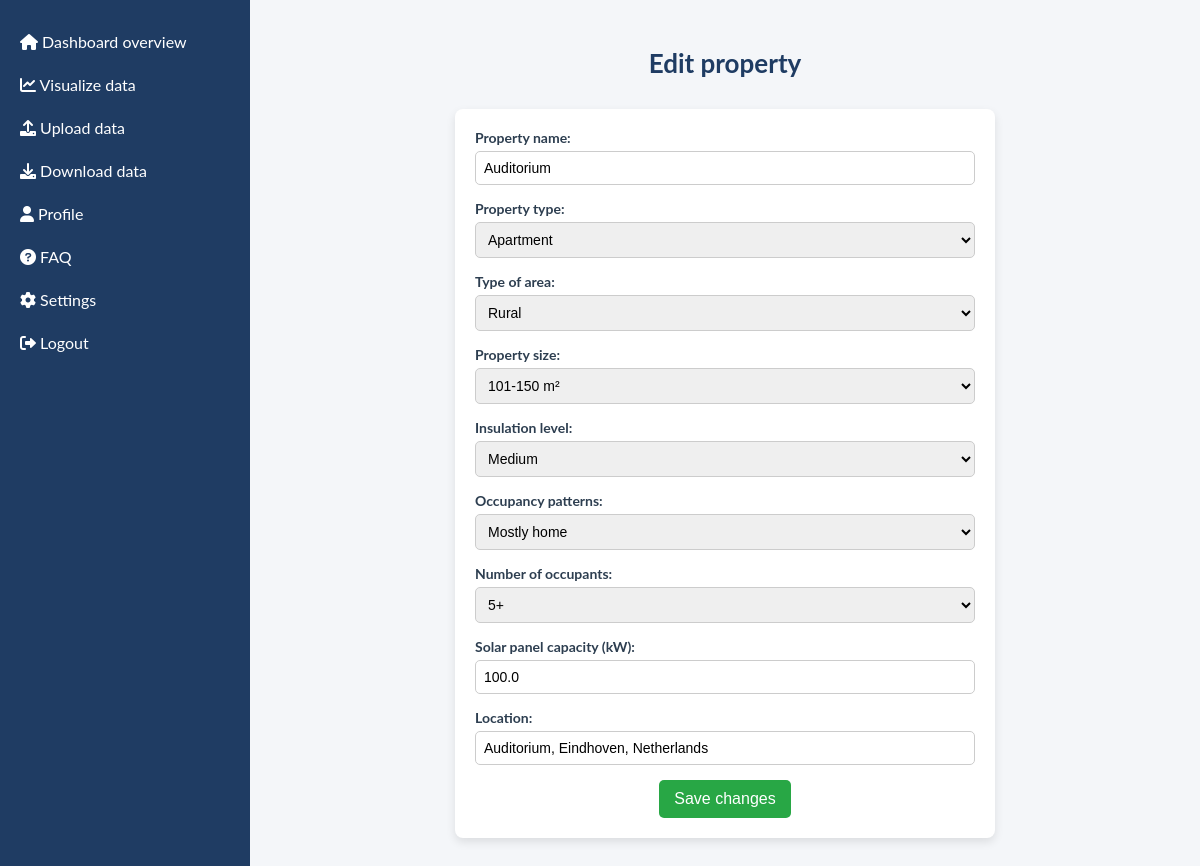
Screenshot of /edit_house/3 (signed in) with the database file from the repository.
### tables this page shows
CREATE TABLE houses (
                id INTEGER PRIMARY KEY AUTOINCREMENT,
                user_id INTEGER NOT NULL,
                name TEXT NOT NULL,
                type_of_area TEXT NOT NULL,
                house_type TEXT NOT NULL,
                house_size TEXT NOT NULL,
                occupants TEXT NOT NULL,
                occupancy_patterns TEXT NOT NULL,
                insulation_level TEXT NOT NULL,
                solar_capacity REAL NOT NULL,
                location TEXT,
                FOREIGN KEY(user_id) REFERENCES users(id)
            );

### app.py (the view, shortened to what this page needs)
@app.route('/edit_house/<int:house_id>', methods=['GET', 'POST'])
def edit_house(house_id):
    if 'user_id' not in session:
        return redirect(url_for('login'))
    with sqlite3.connect(db_file) as conn:
        conn.row_factory = sqlite3.Row
        c = conn.cursor()
        c.execute('SELECT * FROM houses WHERE id = ?', (house_id,))
        house = c.fetchone()
    return render_template('edit_house.html', house=house)

### templates/edit_house.html (shortened to what this page needs)
<!DOCTYPE html>
<html lang="en">
<head>
    <link rel="stylesheet" href="{{ url_for('static', filename='css/sidebar.css') }}">
    <link rel="stylesheet" href="{{ url_for('static', filename='css/edit_house.css') }}">
    <link rel="stylesheet" href="https://cdnjs.cloudflare.com/ajax/libs/font-awesome/6.0.0-beta3/css/all.min.css">
</head>
<body>
    <div class="sidebar" id="sidebar">
        <a href="{{ url_for('dashboard') }}"><i class="fas fa-home"></i> Dashboard overview</a>
        <a href="{{ url_for('visualize_data') }}"><i class="fas fa-chart-line"></i> Visualize data</a>
        <a href="{{ url_for('upload') }}"><i class="fas fa-upload"></i> Upload data</a>
        <a href="{{ url_for('download') }}"><i class="fas fa-download"></i> Download data</a>
        <a href="{{ url_for('profile') }}"><i class="fas fa-user"></i> Profile</a>
        <a href="{{ url_for('faq') }}"><i class="fas fa-question-circle"></i> FAQ</a>
        <a href="{{ url_for('settings') }}"><i class="fas fa-cog"></i> Settings</a>
        <a href="{{ url_for('logout') }}"><i class="fas fa-sign-out-alt"></i> Logout</a>
    </div>
    <div class="dashboard-content">
        <h1 class="page-title">Edit property</h1>
        <form action="{{ url_for('edit_house', house_id=house['id']) }}" method="post" class="form-container">
            <label for="house_name">Property name:</label>
            <input type="text" id="house_name" name="house_name" value="{{ house['name'] }}" required>
            <label for="house_type">Property type:</label>
            <select id="house_type" name="house_type" required>
                <option value="Apartment" {% if house['house_type']=='Apartment' %}selected{% endif %}>Apartment</option>
            </select>
            <label for="type_of_area">Type of area:</label>
            <select id="type_of_area" name="type_of_area" required>
                <option value="Rural" {% if house['type_of_area']=='Rural' %}selected{% endif %}>Rural</option>
            </select>
            <label for="house_size">Property size:</label>
            <select id="house_size" name="house_size" required>
                <option value="101-150" {% if house['house_size']=='101-150' %}selected{% endif %}>101-150 m²</option>
            </select>
            <label for="insulation_level">Insulation level:</label>
            <select id="insulation_level" name="insulation_level" required>
                <option value="Medium" {% if house['insulation_level']=='Medium' %}selected{% endif %}>Medium</option>
            </select>
            <label for="occupancy_patterns">Occupancy patterns:</label>
            <select id="occupancy_patterns" name="occupancy_patterns" required>
                <option value="Mostly home during the day" {% if house['occupancy_patterns']=='Mostly home during the day' %}selected{% endif %}>Mostly home</option>
            </select>
            <label for="occupants">Number of occupants:</label>
            <select id="occupants" name="occupants" required>
                <option value="5+" {% if house['occupants']=='5+' %}selected{% endif %}>5+</option>
            </select>
            <label for="solar_capacity">Solar panel capacity (kW):</label>
            <input type="number" id="solar_capacity" name="solar_capacity" value="{{ house['solar_capacity'] }}" step="0.1" min="0">
            <label for="location">Location:</label>
            <input type="text" id="location" name="location" value="{{ house['location'] }}" placeholder="Enter location" required>
            <button type="submit" class="btn save-btn">Save changes</button>
        </form>
    </div>
</body>
</html>

### static/css/sidebar.css (style rules this page uses)
.sidebar { width: 250px; height: 100%; position: fixed; top: 0; left: 0; background-color: #1f3c63; color: white; padding-top: 20px; text-align: left; z-index: 1000; }
.sidebar a { padding: 12px 20px; font-size: 16px; color: #fff; text-decoration: none; display: block; transition: background-color 0.3s, color 0.3s; font-family: 'Lato', sans-serif; font-weight: 400; }

### static/css/edit_house.css (style rules this page uses)
body { font-family: 'Lato', sans-serif; background-color: #f5f6fa; color: #2d3e50; margin: 0; }
.dashboard-content { margin-left: 250px; padding: 30px; color: #2d3e50; background-color: #f4f6f9; text-align: left; }
.dashboard-content h1 { font-size: 26px; font-weight: bold; color: #1f3c63; margin-bottom: 30px; text-align: center; }
form { max-width: 500px; margin: 0 auto; background: #ffffff; padding: 20px; border-radius: 8px; box-shadow: 0 4px 10px rgba(0, 0, 0, 0.1); text-align: left; }
form label { font-size: 14px; font-weight: bold; margin-bottom: 5px; display: block; color: #2d3e50; }
form input, form select { font-size: 14px; padding: 8px; width: 100%; margin-bottom: 15px; border: 1px solid #ccc; border-radius: 5px; box-sizing: border-box; }
form button { background-color: #28a745; color: white; font-size: 16px; padding: 10px 15px; border: none; border-radius: 5px; cursor: pointer; display: block; margin: 0 auto; text-align: center; transition: background-color 0.3s ease; }

### rows the page displays
houses: house_name "Auditorium", house_type "Apartment", type_of_area "Rural", house_size "101-150 m²", insulation_level "Medium", occupancy_patterns "Mostly home", occupants "5+", solar_capacity "100.0", location "Auditorium, Eindhoven, Netherlands"
